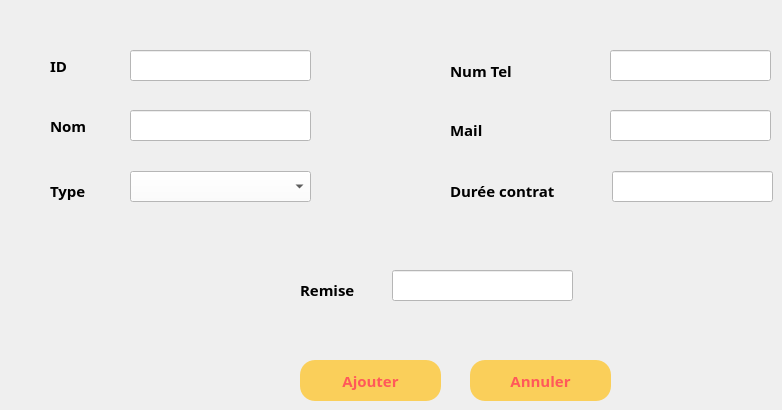
      <widget class="QWidget" name="tab_12">
       <attribute name="title">
        <string>ajouter</string>
       </attribute>
       <widget class="QLineEdit" name="lineEdit_ID_ajouter_partenaire">
        <property name="geometry">
         <rect>
          <x>130</x>
          <y>50</y>
          <width>181</width>
          <height>31</height>
         </rect>
        </property>
        <property name="styleSheet">
         <string notr="true">background : white;</string>
        </property>
       </widget>
       <widget class="QLabel" name="label_59">
        <property name="geometry">
         <rect>
          <x>50</x>
          <y>40</y>
          <width>61</width>
          <height>51</height>
         </rect>
        </property>
        <property name="font">
         <font>
          <family>MS Reference Sans Serif</family>
          <pointsize>11</pointsize>
          <weight>75</weight>
          <bold>true</bold>
         </font>
        </property>
        <property name="text">
         <string>ID</string>
        </property>
       </widget>
       <widget class="QLabel" name="label_60">
        <property name="geometry">
         <rect>
          <x>50</x>
          <y>110</y>
          <width>71</width>
          <height>31</height>
         </rect>
        </property>
        <property name="font">
         <font>
          <family>MS Reference Sans Serif</family>
          <pointsize>11</pointsize>
          <weight>75</weight>
          <bold>true</bold>
         </font>
        </property>
        <property name="text">
         <string>Nom</string>
        </property>
       </widget>
       <widget class="QLabel" name="label_61">
        <property name="geometry">
         <rect>
          <x>450</x>
          <y>180</y>
          <width>131</width>
          <height>21</height>
         </rect>
        </property>
        <property name="font">
         <font>
          <family>MS Reference Sans Serif</family>
          <pointsize>11</pointsize>
          <weight>75</weight>
          <bold>true</bold>
         </font>
        </property>
        <property name="text">
         <string>Durée contrat</string>
        </property>
       </widget>
       <widget class="QLabel" name="label_62">
        <property name="geometry">
         <rect>
          <x>450</x>
          <y>60</y>
          <width>101</width>
          <height>21</height>
         </rect>
        </property>
        <property name="font">
         <font>
          <family>MS Reference Sans Serif</family>
          <pointsize>11</pointsize>
          <weight>75</weight>
          <bold>true</bold>
         </font>
        </property>
        <property name="text">
         <string>Num Tel</string>
        </property>
       </widget>
       <widget class="QLabel" name="label_63">
        <property name="geometry">
         <rect>
          <x>300</x>
          <y>280</y>
          <width>111</width>
          <height>20</height>
         </rect>
        </property>
        <property name="font">
         <font>
          <family>MS Reference Sans Serif</family>
          <pointsize>11</pointsize>
          <weight>75</weight>
          <bold>true</bold>
         </font>
        </property>
        <property name="text">
         <string>Remise </string>
        </property>
       </widget>
       <widget class="QLabel" name="label_64">
        <property name="geometry">
         <rect>
          <x>450</x>
          <y>120</y>
          <width>81</width>
          <height>20</height>
         </rect>
        </property>
        <property name="font">
         <font>
          <family>MS Reference Sans Serif</family>
          <pointsize>11</pointsize>
          <weight>75</weight>
          <bold>true</bold>
         </font>
        </property>
        <property name="text">
         <string>Mail</string>
        </property>
       </widget>
       <widget class="QLineEdit" name="lineEdit_NumTel_ajouter_partenaire">
        <property name="geometry">
         <rect>
          <x>610</x>
          <y>50</y>
          <width>161</width>
          <height>31</height>
         </rect>
        </property>
        <property name="styleSheet">
         <string notr="true">background : white;</string>
        </property>
       </widget>
       <widget class="QLineEdit" name="lineEdit_Dureecontrat_ajouter_partenaire">
        <property name="geometry">
         <rect>
          <x>612</x>
          <y>171</y>
          <width>161</width>
          <height>31</height>
         </rect>
        </property>
        <property name="styleSheet">
         <string notr="true">background : white;
</string>
        </property>
       </widget>
       <widget class="QLineEdit" name="lineEdit_Nom_ajouter_partenaire">
        <property name="geometry">
         <rect>
          <x>130</x>
          <y>110</y>
          <width>181</width>
          <height>31</height>
         </rect>
        </property>
        <property name="styleSheet">
         <string notr="true">background : white;</string>
        </property>
       </widget>
       <widget class="QLineEdit" name="lineEdit_Remise_ajouter_partenaire">
        <property name="geometry">
         <rect>
          <x>392</x>
          <y>270</y>
          <width>181</width>
          <height>31</height>
         </rect>
        </property>
        <property name="styleSheet">
         <string notr="true">background : white;</string>
        </property>
       </widget>
       <widget class="QLineEdit" name="lineEdit_Mail_ajouter_partenaire">
        <property name="geometry">
         <rect>
          <x>610</x>
          <y>110</y>
          <width>161</width>
          <height>31</height>
         </rect>
        </property>
        <property name="styleSheet">
         <string notr="true">background : white;</string>
        </property>
       </widget>
       <widget class="QPushButton" name="pushButton_partenaire_ajouter">
        <property name="geometry">
         <rect>
          <x>300</x>
          <y>360</y>
          <width>141</width>
          <height>41</height>
         </rect>
        </property>
        <property name="font">
         <font>
          <family>MS Reference Sans Serif</family>
          <pointsize>11</pointsize>
          <weight>75</weight>
          <bold>true</bold>
         </font>
        </property>
        <property name="styleSheet">
         <string notr="true">QPushButton{
border-radius:15px;
	background:#FACF5A;
	color:#FF5959;
	font-weight : bold;
}
QPushButton:hover
{
		background:#FF5959;
		color:#FACF5A;
		font-weight: bold;
}
</string>
        </property>
        <property name="text">
         <string>Ajouter</string>
        </property>
       </widget>
       <widget class="QPushButton" name="pushButton_6">
        <property name="geometry">
         <rect>
          <x>470</x>
          <y>360</y>
          <width>141</width>
          <height>41</height>
         </rect>
        </property>
        <property name="font">
         <font>
          <family>MS Reference Sans Serif</family>
          <pointsize>11</pointsize>
          <weight>75</weight>
          <bold>true</bold>
         </font>
        </property>
        <property name="styleSheet">
         <string notr="true">QPushButton{
border-radius:15px;
	background:#FACF5A;
	color:#FF5959;
	font-weight : bold;
}
QPushButton:hover
{
		background:#FF5959;
		color:#FACF5A;
		font-weight: bold;
}
</string>
        </property>
        <property name="text">
         <string>Annuler</string>
        </property>
       </widget>
       <widget class="QLabel" name="label_65">
        <property name="geometry">
         <rect>
          <x>50</x>
          <y>170</y>
          <width>71</width>
          <height>41</height>
         </rect>
        </property>
        <property name="font">
         <font>
          <family>MS Reference Sans Serif</family>
          <pointsize>11</pointsize>
          <weight>75</weight>
          <bold>true</bold>
         </font>
        </property>
        <property name="text">
         <string>Type</string>
        </property>
       </widget>
       <widget class="QComboBox" name="comboBox_type_partenaire">
        <property name="geometry">
         <rect>
          <x>130</x>
          <y>171</y>
          <width>181</width>
          <height>31</height>
         </rect>
        </property>
        <property name="font">
         <font>
          <family>MS Reference Sans Serif</family>
          <pointsize>11</pointsize>
         </font>
        </property>
        <property name="styleSheet">
         <string notr="true">background : white;</string>
        </property>
       </widget>
      </widget>
